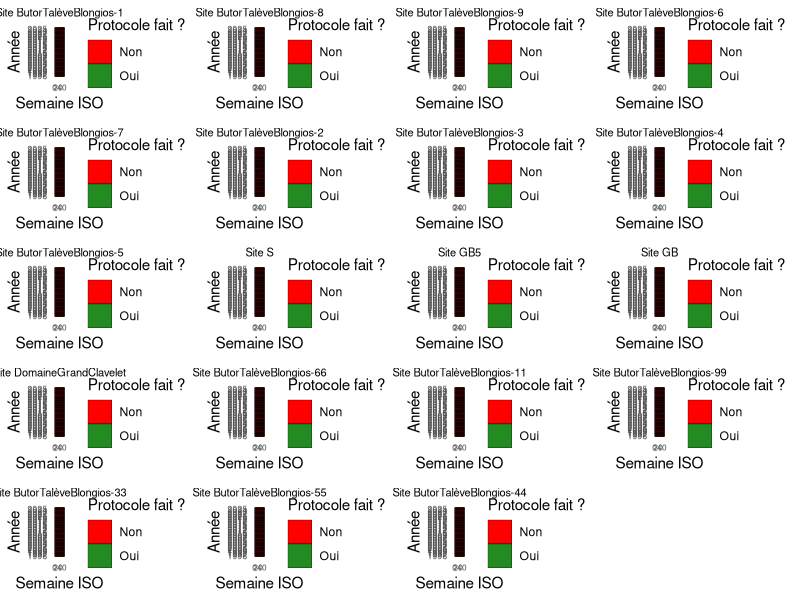
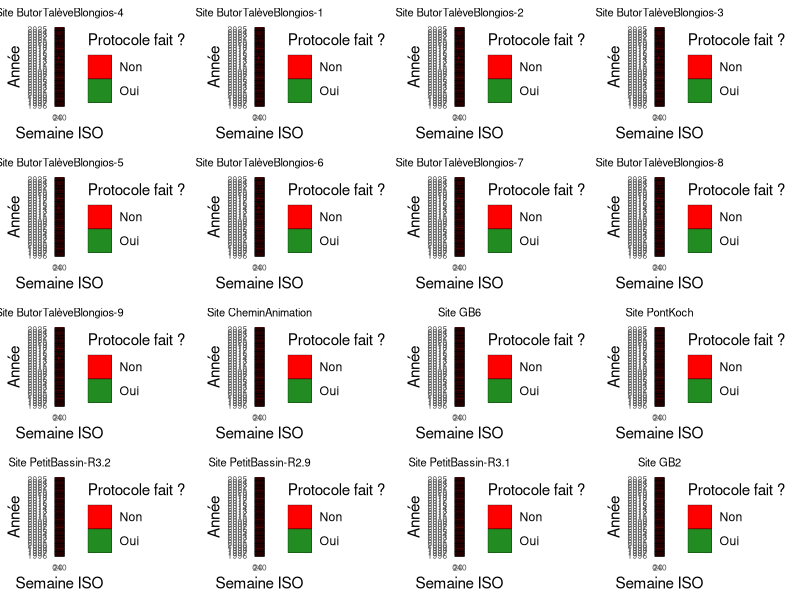
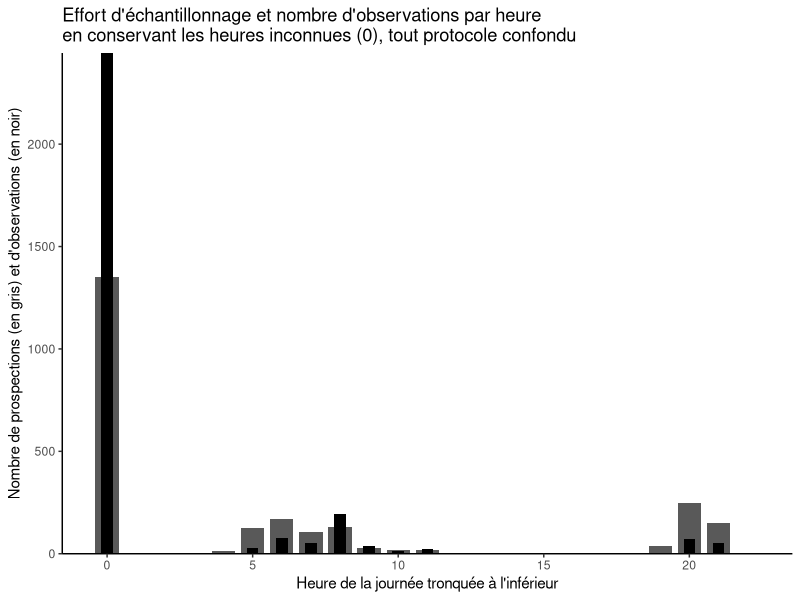
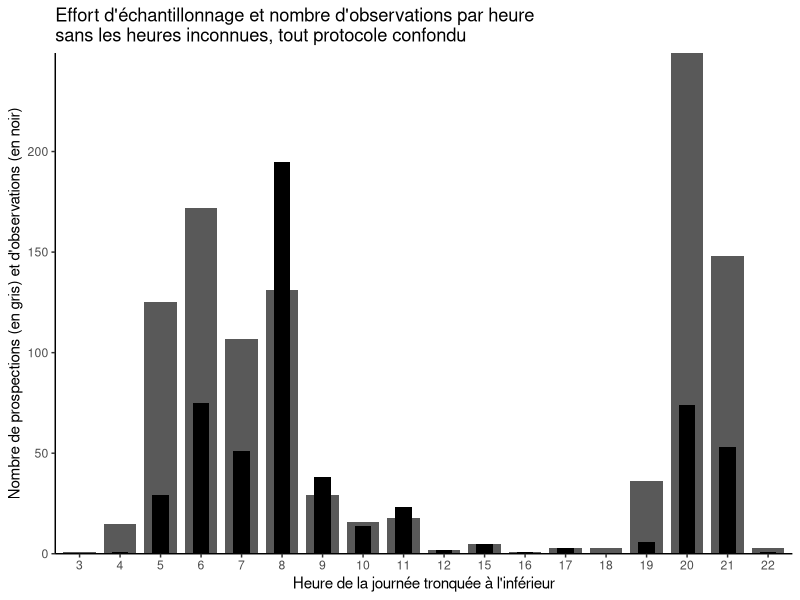
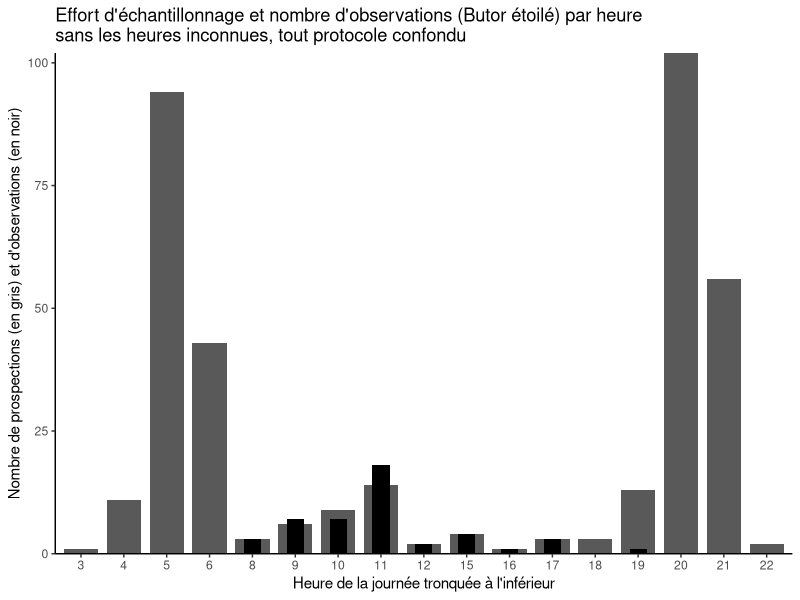
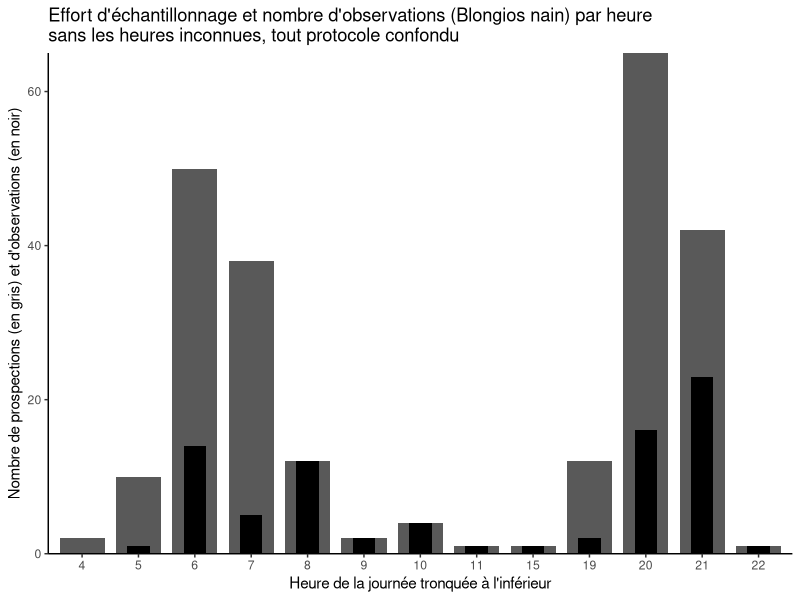
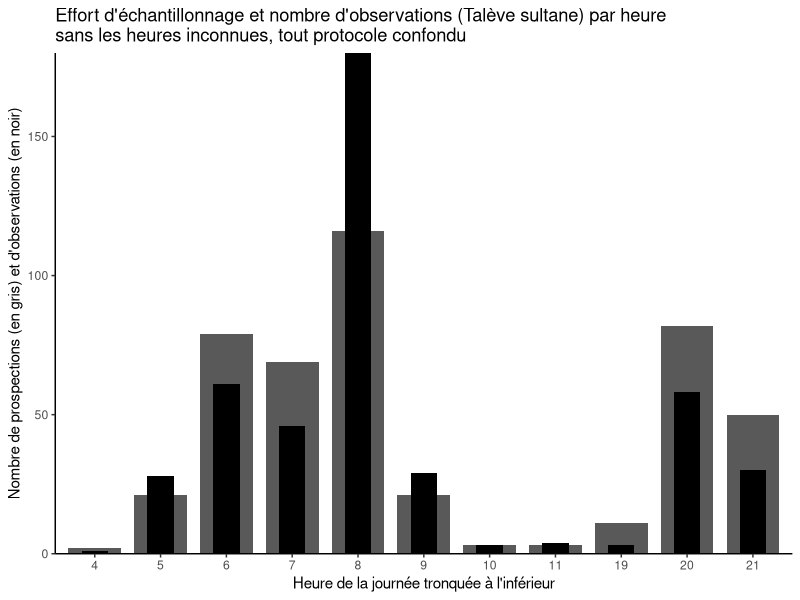
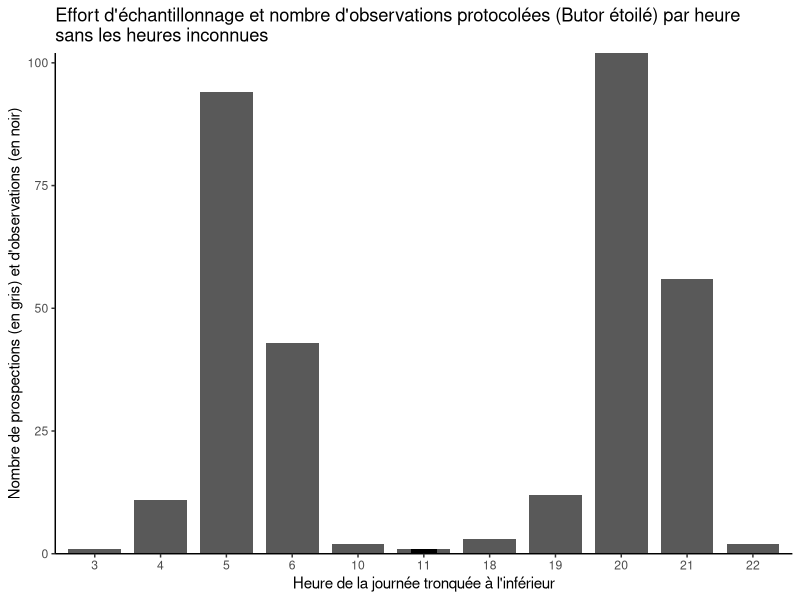

These figures' R source, in order:
## ---- chunk 1
#| message: false
#| warning: false

#| label: Packages necessaire
library(tidyverse) 
library(lubridate) 
library(readxl) 
library(ggplot2) 
library(dplyr)
library(gridExtra)
library(readr)
library(knitr)
## ---- chunk 2
#| label: DATA A UTILISER
#| echo: true
#| message: false
#| warning: false
 process_data <- read_csv("data/pro/process_data.csv")
## ---- chunk 3
## 4.1 Par especes
Butor_etoile<-process_data %>% filter( nom_vernaculaire == "Butor étoilé")

Blongios_nain<-process_data %>% filter( nom_vernaculaire == "Blongios nain, Butor blongios")

Taleve_sultane<-process_data %>% filter( nom_vernaculaire == "Talève sultane, Poule sultane, Porphyrion bleu")

## ---- chunk 4
#| label: data par protocole
suivi<-process_data %>%
  filter(
  champs_additionnels%in% c(
    "{'RELV_NOM': 'SuiviBlongiostaleve'}",
    "{'RELV_NOM': 'SuiviButor'}"
  )
)

opportuniste <- process_data %>%
  filter(
    !champs_additionnels %in% c(
      "{'RELV_NOM': 'SuiviBlongiostaleve'}",
      "{'RELV_NOM': 'SuiviButor'}"
    )
  )

Protocole_SuiviButor <- process_data %>%
  filter(
    champs_additionnels == "{'RELV_NOM': 'SuiviButor'}" &
      nom_vernaculaire == "Butor étoilé"
  )

Protocole_SuiviBlongiosTaleve <- process_data %>%
  filter(
    champs_additionnels == "{'RELV_NOM': 'SuiviBlongiosTalève'}" &
      nom_vernaculaire %in% c(
        "Blongios nain, Butor blongios",
        "Talève sultane, Poule sultane, Porphyrion bleu"
      )
  )

Opportuniste_Butor <- process_data %>%
  filter(
    !champs_additionnels == "{'RELV_NOM': 'SuiviButor'}" &
      nom_vernaculaire == "Butor étoilé"
  )

Opportuniste_Blongios<- process_data %>%
  filter(
    !champs_additionnels == "{'RELV_NOM': 'SuiviBlongiostaleve'}" &
      nom_vernaculaire == "Blongios nain, Butor blongios"
  )

Opportuniste_Taleve<- process_data %>%
  filter(
    !champs_additionnels == "{'RELV_NOM': 'SuiviBlongiostaleve'}" &
      nom_vernaculaire == "Talève sultane, Poule sultane, Porphyrion bleu"
  )

## ---- chunk 5
#| label: I
#| echo: false

# Liste des noms de sites
sites <- c(unique(Protocole_SuiviButor$nom_lieu))

# Définir toutes les semaines attendues pour la période de suivi (reste hors de la boucle)
annees <- 1996:2025
semaines <- 1:53  # Certaines années ont 53 semaines ISO

# Générer un data frame complet avec toutes les semaines de toutes les années
calendrier <- expand.grid(annee = annees, semaine = semaines) %>%
  arrange(annee, semaine)

# creation liste pour la boucle 

tous_les_graphes <- list()
# --- 2. Boucle pour l'Analyse et le Graphique de Chaque Site ---

# Nous itérons directement sur la liste des noms de sites
for(site_nom in sites) {
  
  # a) Filtrer les données pour le site actuel (site_nom)
  df_site <- Protocole_SuiviButor %>%
    filter(nom_lieu == site_nom)
  
  # b) Préparation des données: convertir la date et extraire année + semaine
  # Si df_site est vide, le reste du pipeline fonctionnera toujours grâce à right_join
  data_semaines_site <- df_site %>%
    mutate(
      date_parsed = ymd(date_debut),
      annee = year(date_parsed),
      semaine = isoweek(date_parsed)
    )
  
  # c) Calculer le suivi (compte et jointure avec le calendrier)
  suivi <- data_semaines_site %>%
    group_by(annee, semaine) %>%
    summarise(nb = n(), .groups = "drop") %>%
    right_join(calendrier, by = c("annee", "semaine")) %>%
    mutate(
      fait = ifelse(is.na(nb), "Non", "Oui"),
      annee_fct = factor(annee) 
    )
  
  # d) Créer le graphique
  g <- ggplot(suivi, aes(x = semaine, y = annee_fct, fill = fait)) +
    geom_tile(color = "black") +
    scale_fill_manual(values = c("Oui" = "forestgreen", "Non" = "red")) +
    labs(
      title = paste("Site", site_nom), # Titre raccourci pour la vue combinée
      x = "Semaine ISO",
      y = "Année",
      fill = "Protocole fait ?"
    ) +
    theme_minimal() +
    theme(
      panel.grid = element_blank(),
      axis.text.y = element_text(size = 6),
      axis.text.x = element_text(size = 6),
      plot.title = element_text(size = 8, hjust = 0.5) 
    ) 

  tous_les_graphes[[site_nom]] <- g
}

grid.arrange(grobs = tous_les_graphes, ncol = 4)

## ---- chunk 6
#| label: J
#| echo: false
site_Blongios = sites <- c(unique(Protocole_SuiviBlongiosTaleve$nom_lieu))

tous_les_graphes_Blongios = list()

for(site_nom in sites) {
df_site <- Protocole_SuiviBlongiosTaleve %>%
  filter(nom_lieu == site_nom)

# b) Préparation des données: convertir la date et extraire année + semaine
# Si df_site est vide, le reste du pipeline fonctionnera toujours grâce à right_join
data_semaines_site <- df_site %>%
  mutate(
    date_parsed = ymd(date_debut),
    annee = year(date_parsed),
    semaine = isoweek(date_parsed)
  )

# c) Calculer le suivi (compte et jointure avec le calendrier)
suivi_Blongios <- data_semaines_site %>%
  group_by(annee, semaine) %>%
  summarise(nb = n(), .groups = "drop") %>%
  right_join(calendrier, by = c("annee", "semaine")) %>%
  mutate(
    fait = ifelse(is.na(nb), "Non", "Oui"),
    annee_fct = factor(annee) 
  )

# d) Créer le graphique
g <- ggplot(suivi_Blongios, aes(x = semaine, y = annee_fct, fill = fait)) +
  geom_tile(color = "black") +
  scale_fill_manual(values = c("Oui" = "forestgreen", "Non" = "red")) +
  labs(
    title = paste("Site", site_nom), # Titre raccourci pour la vue combinée
    x = "Semaine ISO",
    y = "Année",
    fill = "Protocole fait ?"
  ) +
  theme_minimal() +
  theme(
    panel.grid = element_blank(),
    axis.text.y = element_text(size = 6), 
    axis.text.x = element_text(size = 6),
    plot.title = element_text(size = 8, hjust = 0.5) 
  ) 

tous_les_graphes_Blongios[[site_nom]] <- g
}

#Combiner tous les graphiques sur une seule page

grid.arrange(grobs = tous_les_graphes_Blongios, ncol = 4)

## ---- chunk 7

process_data <- process_data %>%
  mutate(
    heure_debut = as.POSIXct(heure_debut, format = "%d/%m/%Y %H:%M:%S"),
    heure_debut_tronc = hour(heure_debut),
    date = as.Date(heure_debut)
  )

### Sommer les obs par heure

obs_heure <- process_data %>%
      group_by(heure_debut_tronc) %>%
      summarize(sum(nombre_min)) 
obs_heure

### Frequence horaire
freq_heure <- process_data %>% group_by(heure_debut_tronc) %>% summarise(freq = n()) %>% mutate(freq_rel = freq / sum(freq))

### Barplot

ggplot(mapping = aes(x, y)) +
  geom_bar(data = data.frame(x = freq_heure$heure_debut_tronc, y = freq_heure$freq), width = 0.8, stat = 'identity') +
  geom_bar(data = data.frame(x = freq_heure$heure_debut_tronc, y = obs_heure$`sum(nombre_min)`), width = 0.4, stat = 'identity', fill = 'black') +
  theme_classic() + scale_y_continuous(expand = c(0, 0)) + xlab("Heure de la journée tronquée à l'inférieur") + ylab ("Nombre de prospections (en gris) et d'observations (en noir)" ) +
ggtitle("Effort d'échantillonnage et nombre d'observations par heure \nen conservant les heures inconnues (0), tout protocole confondu")

## ---- chunk 8
process_data <-process_data %>%
  filter(format(heure_debut, "%H:%M:%S") != "00:00:00") 

### Extraire l'heure

process_data <- process_data %>%
  mutate(
    heure_debut_tronc = hour(heure_debut),   # heure de la journée (0-23)
    date = as.Date(heure_debut)
  )
process_data$heure_debut_tronc = as.factor(process_data$heure_debut_tronc)
### Sommer les obs par heure

obs_heure <- process_data %>%
      group_by(heure_debut_tronc) %>%
      summarize(sum(nombre_min)) 
obs_heure



### Frequence horaire

freq_heure <- process_data %>% group_by(heure_debut_tronc) %>% summarise(freq = n()) %>% mutate(freq_rel = freq / sum(freq))


### Barplot


ggplot(mapping = aes(x, y)) +
  geom_bar(data = data.frame(x = freq_heure$heure_debut_tronc, y = freq_heure$freq), width = 0.8, stat = 'identity') +
  geom_bar(data = data.frame(x = freq_heure$heure_debut_tronc, y = obs_heure$`sum(nombre_min)`), width = 0.4, stat = 'identity', fill = 'black') +
  theme_classic() + scale_y_continuous(expand = c(0, 0)) + xlab("Heure de la journée tronquée à l'inférieur") + ylab ("Nombre de prospections (en gris) et d'observations (en noir)" ) +
ggtitle("Effort d'échantillonnage et nombre d'observations par heure \nsans les heures inconnues, tout protocole confondu")
## ---- chunk 9
Butor_etoile <- Butor_etoile %>%
  mutate(heure_debut = as.POSIXct(heure_debut, format = "%d/%m/%Y %H:%M:%S")) %>%
  filter(format(heure_debut, "%H:%M:%S") != "00:00:00")
### Extraire l'heure

Butor_etoile <- Butor_etoile %>%
  mutate(
    heure_debut_tronc = hour(heure_debut),   # heure de la journée (0-23)
    date = as.Date(heure_debut)
  )
Butor_etoile$heure_debut_tronc = as.factor(Butor_etoile$heure_debut_tronc)

### Sommer les obs par heure


obs_heure <- Butor_etoile %>%
      group_by(heure_debut_tronc) %>%
      summarize(sum(nombre_min)) 
obs_heure


### Frequence horaire


freq_heure <- Butor_etoile %>% group_by(heure_debut_tronc) %>% summarise(freq = n()) %>% mutate(freq_rel = freq / sum(freq))


### Barplot

ggplot(mapping = aes(x, y)) +
  geom_bar(data = data.frame(x = freq_heure$heure_debut_tronc, y = freq_heure$freq), width = 0.8, stat = 'identity') +
  geom_bar(data = data.frame(x = freq_heure$heure_debut_tronc, y = obs_heure$`sum(nombre_min)`), width = 0.4, stat = 'identity', fill = 'black') +
  theme_classic() + scale_y_continuous(expand = c(0, 0)) + xlab("Heure de la journée tronquée à l'inférieur") + ylab ("Nombre de prospections (en gris) et d'observations (en noir)" ) +
ggtitle("Effort d'échantillonnage et nombre d'observations (Butor étoilé) par heure \nsans les heures inconnues, tout protocole confondu")

## ---- chunk 10
Blongios_nain <- Blongios_nain  %>%
  mutate(heure_debut = as.POSIXct(heure_debut, format = "%d/%m/%Y %H:%M:%S")) %>%
  filter(format(heure_debut, "%H:%M:%S") != "00:00:00")


### Extraire l'heure

Blongios_nain <- Blongios_nain %>%
  mutate(
    heure_debut_tronc = hour(heure_debut),   # heure de la journée (0-23)
    date = as.Date(heure_debut)
  )
Blongios_nain$heure_debut_tronc = as.factor(Blongios_nain$heure_debut_tronc)

### Sommer les obs par heure

obs_heure <- Blongios_nain %>%
      group_by(heure_debut_tronc) %>%
      summarize(sum(nombre_min)) 
obs_heure

### Frequence horaire

freq_heure <- Blongios_nain %>%
  group_by(heure_debut_tronc) %>%
  summarise(freq = n()) %>%
  mutate(freq_rel = freq / sum(freq))
### Barplot
ggplot(mapping = aes(x, y)) +
  geom_bar(data = data.frame(x = freq_heure$heure_debut_tronc, y = freq_heure$freq), width = 0.8, stat = 'identity') +
  geom_bar(data = data.frame(x = freq_heure$heure_debut_tronc, y = obs_heure$`sum(nombre_min)`), width = 0.4, stat = 'identity', fill = 'black') +
  theme_classic() + scale_y_continuous(expand = c(0, 0)) + xlab("Heure de la journée tronquée à l'inférieur") + ylab ("Nombre de prospections (en gris) et d'observations (en noir)" ) +
ggtitle("Effort d'échantillonnage et nombre d'observations (Blongios nain) par heure \nsans les heures inconnues, tout protocole confondu")
## ---- chunk 11
Taleve_sultane <- Taleve_sultane  %>%
  mutate(heure_debut = as.POSIXct(heure_debut, format = "%d/%m/%Y %H:%M:%S")) %>%
  filter(format(heure_debut, "%H:%M:%S") != "00:00:00")


### Extraire l'heure

Taleve_sultane <- Taleve_sultane %>%
  mutate(
    heure_debut_tronc = hour(heure_debut),   # heure de la journée (0-23)
    date = as.Date(heure_debut)
  )
Taleve_sultane$heure_debut_tronc = as.factor(Taleve_sultane$heure_debut_tronc)

### Sommer les obs par heure

obs_heure <- Taleve_sultane %>%
      group_by(heure_debut_tronc) %>%
      summarize(sum(nombre_min)) 
obs_heure

### Frequence horaire

freq_heure <- Taleve_sultane %>%
  group_by(heure_debut_tronc) %>%
  summarise(freq = n()) %>%
  mutate(freq_rel = freq / sum(freq))
### Barplot
ggplot(mapping = aes(x, y)) +
  geom_bar(data = data.frame(x = freq_heure$heure_debut_tronc, y = freq_heure$freq), width = 0.8, stat = 'identity') +
  geom_bar(data = data.frame(x = freq_heure$heure_debut_tronc, y = obs_heure$`sum(nombre_min)`), width = 0.4, stat = 'identity', fill = 'black') +
  theme_classic() + scale_y_continuous(expand = c(0, 0)) + xlab("Heure de la journée tronquée à l'inférieur") + ylab ("Nombre de prospections (en gris) et d'observations (en noir)" ) +
ggtitle("Effort d'échantillonnage et nombre d'observations (Talève sultane) par heure \nsans les heures inconnues, tout protocole confondu")
## ---- chunk 12
Protocole_SuiviButor <- Protocole_SuiviButor  %>%
  mutate(heure_debut = as.POSIXct(heure_debut, format = "%d/%m/%Y %H:%M:%S")) %>%
  filter(format(heure_debut, "%H:%M:%S") != "00:00:00")


### Extraire l'heure

Protocole_SuiviButor <- Protocole_SuiviButor %>%
  mutate(
    heure_debut_tronc = hour(heure_debut),   # heure de la journée (0-23)
    date = as.Date(heure_debut)
  )
Protocole_SuiviButor$heure_debut_tronc = as.factor(Protocole_SuiviButor$heure_debut_tronc)

### Sommer les obs par heure

obs_heure <- Protocole_SuiviButor %>%
      group_by(heure_debut_tronc) %>%
      summarize(sum(nombre_min)) 
obs_heure

### Frequence horaire

freq_heure <- Protocole_SuiviButor %>%
  group_by(heure_debut_tronc) %>%
  summarise(freq = n()) %>%
  mutate(freq_rel = freq / sum(freq))
### Barplot
ggplot(mapping = aes(x, y)) +
  geom_bar(data = data.frame(x = freq_heure$heure_debut_tronc, y = freq_heure$freq), width = 0.8, stat = 'identity') +
  geom_bar(data = data.frame(x = freq_heure$heure_debut_tronc, y = obs_heure$`sum(nombre_min)`), width = 0.4, stat = 'identity', fill = 'black') +
  theme_classic() + scale_y_continuous(expand = c(0, 0)) + xlab("Heure de la journée tronquée à l'inférieur") + ylab ("Nombre de prospections (en gris) et d'observations (en noir)" ) +
ggtitle("Effort d'échantillonnage et nombre d'observations protocolées (Butor étoilé) par heure \nsans les heures inconnues")
## ---- chunk 13
Protocole_SuiviBlongiosTaleve <- Protocole_SuiviBlongiosTaleve  %>%
  mutate(heure_debut = as.POSIXct(heure_debut, format = "%d/%m/%Y %H:%M:%S")) %>%
  filter(format(heure_debut, "%H:%M:%S") != "00:00:00")


### Extraire l'heure

Protocole_SuiviBlongiosTaleve <- Protocole_SuiviBlongiosTaleve %>%
  mutate(
    heure_debut_tronc = hour(heure_debut),   # heure de la journée (0-23)
    date = as.Date(heure_debut)
  )
Protocole_SuiviBlongiosTaleve$heure_debut_tronc = as.factor(Protocole_SuiviBlongiosTaleve$heure_debut_tronc)

### Sommer les obs par heure

obs_heure <- Protocole_SuiviBlongiosTaleve %>%
      group_by(heure_debut_tronc) %>%
      summarize(sum(nombre_min)) 
obs_heure

### Frequence horaire

freq_heure <- Protocole_SuiviBlongiosTaleve %>%
  group_by(heure_debut_tronc) %>%
  summarise(freq = n()) %>%
  mutate(freq_rel = freq / sum(freq))
### Barplot
ggplot(mapping = aes(x, y)) +
  geom_bar(data = data.frame(x = freq_heure$heure_debut_tronc, y = freq_heure$freq), width = 0.8, stat = 'identity') +
  geom_bar(data = data.frame(x = freq_heure$heure_debut_tronc, y = obs_heure$`sum(nombre_min)`), width = 0.4, stat = 'identity', fill = 'black') +
  theme_classic() + scale_y_continuous(expand = c(0, 0)) + xlab("Heure de la journée tronquée à l'inférieur") + ylab ("Nombre de prospections (en gris) et d'observations (en noir)" ) +
ggtitle("Effort d'échantillonnage et nombre d'observations protocolées \n(Blongios et Talève) par heure sans les heures inconnues")
## ---- chunk 14

process_data$nom_lieu <- as.factor(process_data$nom_lieu)

levels(process_data$nom_lieu)

# 65 sites de coordonées (protocole et opportunistes melanges)

# Résumé des coordonnées

coord_summary <- process_data %>%
  group_by(x_centroid_4326, y_centroid_4326) %>%
  summarise(
    n_sites = n_distinct(nom_lieu),                         # nombre de lieux distincts
    site_names = paste(unique(nom_lieu), collapse = ", "),  # liste des noms
    coord_unique = n_sites == 1,                             # TRUE si une seule espèce
    .groups = "drop"
  ) %>%
  arrange(desc(n_sites))%>%
  filter(n_sites > 1)

view(coord_summary)


process_data <- process_data %>%
  mutate(nom_lieu = ifelse(is.na(nom_lieu) | nom_lieu == "",
                           paste0("unnamedSite", row_number()), 
                           as.character(nom_lieu)))

process_data <- process_data %>%
  mutate(nom_lieu = as.character(nom_lieu)) %>%
  mutate(nom_lieu = ifelse(nom_lieu %in% c("Portiragnes", "RNNbagnas", "Bessan"),
                           "SudEtangBagnas",
                           nom_lieu)) %>%
  mutate(nom_lieu = as.factor(nom_lieu))

process_data$nom_lieu <- as.factor(process_data$nom_lieu)

levels(process_data$nom_lieu)

coord_summary <- process_data %>%
  group_by(x_centroid_4326, y_centroid_4326) %>%                 
  summarise(
    n_sites = n_distinct(nom_lieu),                              
    site_names = paste(unique(nom_lieu), collapse = ", "),      
    coord_unique = n_sites == 1                                  
  ) %>%
  ungroup() %>%
  arrange(desc(n_sites))
view(coord_summary)


ggplot(process_data, aes(x = x_centroid_4326, y = y_centroid_4326)) +
  geom_point(aes(color = nom_lieu), size = 3) +         
  geom_text(aes(label = nom_lieu), vjust = -1, size = 3) + 
  coord_quickmap() +                                     
  labs(title = "Sites in Réserve du Bagnas") +
  theme_classic() +
  theme(legend.position = "none")

## ---- chunk 15
#| label: O

annee_min <- min(year(process_data$date_debut), na.rm = TRUE)
annee_max <- max(year(process_data$date_debut), na.rm = TRUE)
duree_annees <- annee_max - annee_min + 1


data_blongios <- process_data %>%
  filter(nom_vernaculaire == "Blongios nain, Butor blongios") %>%
  mutate(
    annee_suivi  = year(date_debut) - annee_min + 1,
    annee_reelle = year(date_debut),
    semaine      = isoweek(date_debut)
  )

# --- Résumer les semaines (gestion des observations / sorties) ---
data_blongios_summarized <- data_blongios %>%
  group_by(annee_suivi, semaine) %>%
  summarize(
    statut = case_when(
      any(nombre_min > 0)  ~ "observation",
      any(nombre_min == 0) ~ "sortie_sans_observation"
    ),
    .groups = "drop"
  )

# --- Grille complète année x semaine ---
grille <- expand.grid(
  annee_suivi = 1:duree_annees,
  semaine     = 1:53
) %>%
  mutate(
    annee_reelle = annee_min + annee_suivi - 1
  ) %>%
  left_join(
    data_blongios_summarized,
    by = c("annee_suivi", "semaine")
  ) %>%
  mutate(
    statut = ifelse(is.na(statut), "pas_de_sortie", statut)
  )

# --- Graphique calendrier ---
ggplot(grille, aes(x = semaine, y = annee_reelle, fill = statut)) +
  geom_tile(color = "white", size = 0.2) +
  scale_y_reverse() +
  scale_fill_manual(
    values = c(
      "observation"              = "#0072B2",
      "sortie_sans_observation"  = "#E69F00",
      "pas_de_sortie"            = "lightgrey"
    )
  ) +
  labs(
    title    = paste("Observations de", data_blongios),
    subtitle = paste("Suivi de", annee_min, "à", annee_max),
    x = "Semaine de l'année",
    y = "Année"
  ) +
  theme_minimal() +
  theme(panel.grid = element_blank())
## ---- chunk 16
#| echo: false
## Butor étoilé

annee_min <- min(year(process_data$date_debut), na.rm = TRUE)
annee_max <- max(year(process_data$date_debut), na.rm = TRUE)
duree_annees <- annee_max - annee_min + 1


data_butor <- process_data %>%
  filter(nom_vernaculaire == "Butor étoilé") %>%
  mutate(
    annee_suivi  = year(date_debut) - annee_min + 1,
    annee_reelle = year(date_debut),
    semaine      = isoweek(date_debut)
  )

# --- Résumer les semaines (gestion des observations / sorties) ---
data_butor_summarized <- data_butor %>%
  group_by(annee_suivi, semaine) %>%
  summarize(
    statut = case_when(
      any(nombre_min > 0)  ~ "observation",
      any(nombre_min == 0) ~ "sortie_sans_observation"
    ),
    .groups = "drop"
  )

# --- Grille complète année x semaine ---
grille <- expand.grid(
  annee_suivi = 1:duree_annees,
  semaine     = 1:53
) %>%
  mutate(
    annee_reelle = annee_min + annee_suivi - 1
  ) %>%
  left_join(
    data_butor_summarized,
    by = c("annee_suivi", "semaine")
  ) %>%
  mutate(
    statut = ifelse(is.na(statut), "pas_de_sortie", statut)
  )

# --- Graphique calendrier ---
ggplot(grille, aes(x = semaine, y = annee_reelle, fill = statut)) +
  geom_tile(color = "white", size = 0.2) +
  scale_y_reverse() +
  scale_fill_manual(
    values = c(
      "observation"              = "#0072B2",
      "sortie_sans_observation"  = "#E69F00",
      "pas_de_sortie"            = "lightgrey"
    )
  ) +
  labs(
    title    = paste("Observations de", data_butor),
    subtitle = paste("Suivi de", annee_min, "à", annee_max),
    x = "Semaine de l'année",
    y = "Année"
  ) +
  theme_minimal() +
  theme(panel.grid = element_blank())

## ---- chunk 17
# Taleve 
#On redefinis les annees
annee_min <- min(year(process_data$date_debut), na.rm = TRUE)
annee_max <- max(year(process_data$date_debut), na.rm = TRUE)
duree_annees <- annee_max - annee_min + 1


data_taleve <- process_data %>%
  filter(nom_vernaculaire == "Talève sultane, Poule sultane, Porphyrion bleu") %>%
  mutate(
    annee_suivi  = year(date_debut) - annee_min + 1,
    annee_reelle = year(date_debut),
    semaine      = isoweek(date_debut)
  )

# --- Résumer les semaines (gestion des observations / sorties) ---
data_taleve_summarized <- data_taleve %>%
  group_by(annee_suivi, semaine) %>%
  summarize(
    statut = case_when(
      any(nombre_min > 0)  ~ "observation",
      any(nombre_min == 0) ~ "sortie_sans_observation"
    ),
    .groups = "drop"
  )

# --- Grille complète année x semaine ---
grille <- expand.grid(
  annee_suivi = 1:duree_annees,
  semaine     = 1:53
) %>%
  mutate(
    annee_reelle = annee_min + annee_suivi - 1
  ) %>%
  left_join(
    data_taleve_summarized,
    by = c("annee_suivi", "semaine")
  ) %>%
  mutate(
    statut = ifelse(is.na(statut), "pas_de_sortie", statut)
  )

# --- Graphique calendrier ---
ggplot(grille, aes(x = semaine, y = annee_reelle, fill = statut)) +
  geom_tile(color = "white", size = 0.2) +
  scale_y_reverse() +
  scale_fill_manual(
    values = c(
      "observation"              = "#0072B2",
      "sortie_sans_observation"  = "#E69F00",
      "pas_de_sortie"            = "lightgrey"
    )
  ) +
  labs(
    title    = paste("Observations de", data_taleve),
    subtitle = paste("Suivi de", annee_min, "à", annee_max),
    x = "Semaine de l'année",
    y = "Année"
  ) +
  theme_minimal() +
  theme(panel.grid = element_blank())
## ---- chunk 18

#0) Diagnostic : afficher un aperçu de process_data ---

cat("Aperçu de process_data (5 premières lignes) :\n")
print(utils::head(process_data, 5))
cat("\nStructure de process_data :\n")
print(str(process_data))

# --- 1) Re-créer data_filtered au cas où (exclusion ADENA, insensible à la casse et aux espaces) ---
data_filtered <- process_data %>%
  # s'assurer que la colonne existe et est en caractère
  mutate(observateurs = as.character(observateurs)) %>%
  # nettoyer espaces début/fin et remplacer NA par "NA_obs" si besoin (optionnel)
  mutate(observateurs = str_trim(observateurs)) %>%
  # exclusion insensible à la casse de "ADENA" (gère "Adena", " ADENA ", etc.)
  filter(!is.na(observateurs) & !(str_to_upper(observateurs) == "ADENA"))

cat("\nVérification data_filtered (5 premières lignes) :\n")
print(utils::head(data_filtered, 5))
cat("\nNombre de lignes après filtre :", nrow(data_filtered), "\n")

# --- 2) Agrégation : somme de nombre_min par observateur ---

data_summarized <- data_filtered %>%
  # s'assurer que nombre_min est numérique
  mutate(nombre_min = as.numeric(nombre_min)) %>%
  group_by(observateurs) %>%
  summarise(
    total_min = sum(nombre_min, na.rm = TRUE),
    n_rows = n(),
    .groups = "drop"
  )

cat("\nTable agrégée (top 20) :\n")
print(utils::head(arrange(data_summarized, desc(total_min)), 20))

# Vérification d'éventuels problèmes
if (nrow(data_summarized) == 0) {
  stop("data_summarized est vide — vérifie que data_filtered contient des lignes et que la colonne nombre_min est numérique.")
}
if (all(is.na(data_summarized$total_min))) {
  stop("Toutes les sommes sont NA — vérifie la colonne nombre_min (valeurs non numériques).")
}

# --- 3) Réordonner les observateurs pour un affichage clair (optionnel) ---
data_summarized <- data_summarized %>%
  arrange(desc(total_min)) %>%
  mutate(observateurs = factor(observateurs, levels = observateurs))

# --- 4) Tracer le barplot avec geom_col() et valeurs au-dessus des barres ---
p <- ggplot(data_summarized, aes(x = observateurs, y = total_min)) +
  geom_col() +                           # geom_col() = geom_bar(stat="identity")
  geom_text(aes(label = round(total_min, 1)), 
            vjust = -0.3, size = 3) +    # afficher la valeur au-dessus
  labs(
    title = "Nombre total (nombre_min) par observateur\n(sans ADENA)",
    x = "Observateur",
    y = "Total nombre_min"
  ) +
  theme_minimal() +
  theme(
    axis.text.x = element_text(angle = 45, hjust = 1)
  )

print(p)

## ---- chunk 19
 process_data <- process_data %>%
  mutate(date_debut = as.Date(date_debut))  # transforme si c'était du texte

# Optionnel : enlever "ADENA" si tu ne veux pas la voir
process_data <- process_data %>%
  filter(observateurs != "")

# Optionnel : trier les observateurs par fréquence
process_data <- process_data %>%
  mutate(observateurs = forcats::fct_infreq(observateurs))

# --- Graphe de présence ---
ggplot(process_data, aes(x = date_debut, y = observateurs)) +
  geom_point(alpha = 0.7, color = "steelblue", size = 3) +
  labs(
    title = "Présence des observateurs dans le temps",
    x = "Date de début",
    y = "Observateurs"
  ) +
  theme_minimal() +
  theme(
    axis.text.y = element_text(size = 10),
    axis.text.x = element_text(angle = 45, hjust = 1)
  )

